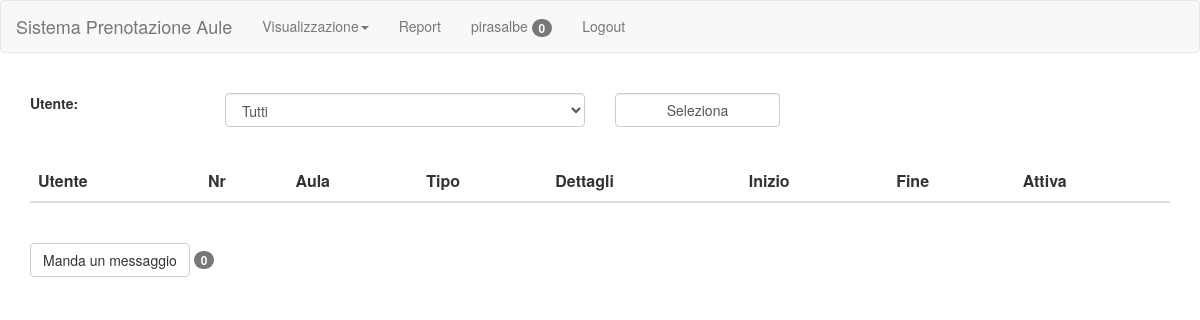
The app's page /admin/booking.php (signed in), older data.
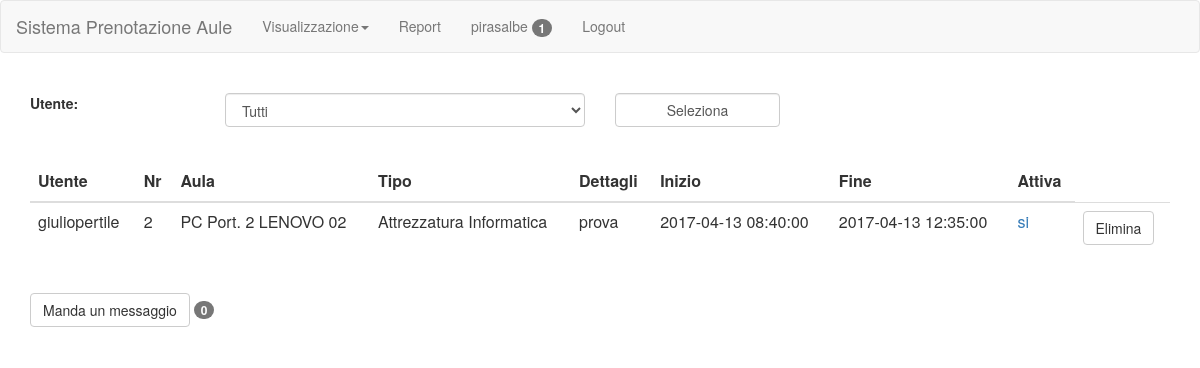
The same page, newer data.
### tables this page shows
CREATE TABLE `prenotazioni` (
  `utente` varchar(20) NOT NULL,
  `aula` int(11) NOT NULL,
  `dettagli` varchar(50) NOT NULL,
  `inizio` varchar(20) NOT NULL,
  `fine` varchar(20) NOT NULL,
  `attiva` enum('si','no') NOT NULL DEFAULT 'no'
);

CREATE TABLE `aula` (
  `numero` int(11) NOT NULL,
  `nome` varchar(20) NOT NULL,
  `descrizione` varchar(50) DEFAULT NULL,
  `type` enum('Attrezzatura Informatica','Aule speciali','Piano Rialzato','Primo Piano','Secondo Piano') NOT NULL
);

### script/sql.php (called while the page is built, shortened)
<?php
function init()
{
    $servername = "localhost";
    $username = "root";
    $password = "";
    $dbname = "aule";
    $conn = new mysqli($servername, $username, $password, $dbname);
    return $conn;
}
function admin()
{
    $sql = "SELECT admin FROM utenti where username=?";
    $conn = init();
    if ($stmt = $conn->prepare($sql)) {
        $stmt->bind_param("s", $_SESSION['user']);
        $stmt->execute();
        $stmt->bind_result($admin);
    }
    if ($admin == "si") return true;
    return false;
}
function booking($all)
{
    $sql = "SELECT *
			FROM prenotazioni p inner join aula a on p.aula=a.numero ";
    $conn = init();
    $result = null;
    if ($stmt = $conn->prepare($sql)) {
        $stmt->execute();
        $result = $stmt->get_result();
    }
    return $result;
}
?>

### admin/booking.php (the view, shortened to what this page needs)
<?php
include("../script/recursive.php");
?>
<html>
<head>
    <?php printHeader(); ?>
</head>
<body>
<?php printNavbar(true); ?>
<br>
<div class="container">
    <div class="row form-group">
        <form action="booking.php" method="post">
            <div class="col-sm-2">
                <label for="username">Utente: </label>
            </div>
            <div class="col-sm-4">
                <select name="username" class="form-control">
                    <option value="all">Tutti</option>
                </select>
            </div>
            <div class="col-sm-2">
                <button type="submit" class="form-control">Seleziona</button>
            </div>
        </form>
    </div>
    <br>
    <div class="table-responsive">
        <table class="table">
            <thead>
            <tr>
                <th>Utente</th>
                <th>Nr</th>
                <th>Aula</th>
                <th>Tipo</th>
                <th>Dettagli</th>
                <th>Inizio</th>
                <th>Fine</th>
                <th>Attiva</th>
            </tr>
            </thead>
            <tbody>
            <?php
            $result = booking(true);
            if (isset($result) && $result != null) {
                while ($row = $result->fetch_assoc()) {
                    echo "<tr>
                            <td>" . $row["utente"] . "</td>
                            <td>" . $row["numero"] . "</td>
                            <td>" . $row["nome"] . "</td>
                            <td>" . $row["type"] . "</td>
                            <td>" . $row["dettagli"] . "</td>
                            <td>" . $row["inizio"] . "</td>
                            <td>" . $row["fine"] . "</td>
                            <td><a href='../script/changeBooking?user=" . $row["utente"] . "&aula=" . $row["numero"] . "&stato=" . $row["attiva"] . "'>" . $row["attiva"] . "</a></td>
                            <td><a href='../script/deleteBooking?aula=" . $row["numero"] . "&link=admin' class=\"btn btn-default\">Elimina</a></td>
                        </tr>";
                }
            }
            ?>
            </tbody>
        </table>
    </div>
    <br>
    <form action="../messages">
        <div class="row">
            <div class="col-sm-4">
                <input type="submit" class="btn btn-default" value="Manda un messaggio">
                <span class="badge">
						<?php
                        $cont = 0;
                        echo $cont;
                        ?>
						</span>
            </div>
        </div>
    </form>
</div>
</body>
</html>

### script/recursive.php (shortened to what this page needs)
<?php
include("sql.php");
$logged = 0;
if (isset($_SESSION['user']))
    $logged = '1';
function printNavbar($admin)
{
    global $logged;
    if ($admin)
        $admin = "../";
    else
        $admin = "";
    $user = "Area Riservata";
    $log = "Login";
    if ($logged == 1) {
        $log = "Logout";
        $user = $_SESSION['user'];
        if(admin()){
            $cont = 0;
            $result = users();
            if (isset($result) && $result != null) {
                while ($row = $result->fetch_assoc()) {
                    if ($row["attivo"] == "no")
                        $cont++;
                }
            }
            $user = $user . " <span class='badge'>" . $cont . "</span>";
        }
    }
    echo "
			<nav class='navbar navbar-default'>
				<div class='container-fluid'>
					<div class='navbar-header'>
						<a class='navbar-brand' href='" . $admin . "index.php'>Sistema Prenotazione Aule</a>
					</div>
					<ul class='nav navbar-nav'>
						<li class='dropdown'>
							<a class='dropdown-toggle' data-toggle='dropdown' href='#'>Visualizzazione<span class='caret'></span></a>
							<ul class='dropdown-menu'>
								<li><a href='" . $admin . "#'>Giorni</a></li>
								<li><a href='" . $admin . "#'>Settimane</a></li>
								<li><a href='" . $admin . "#'>Mesi</a></li>
							</ul>
						</li>
						<li><a href='" . $admin . "report'>Report</a></li>
						<li><a href='" . $admin . "private'>" . $user . "</a></li>
						<li><a href='" . $admin . "login'>" . $log . "</a></li>
					</ul>
				</div>
			</nav>";
}
function printHeader()
{
    echo "<meta charset='utf-8'>
		<meta name='viewport' content='width=device-width, initial-scale=1'>
		<link rel='stylesheet' href='https://maxcdn.bootstrapcdn.com/bootstrap/3.3.7/css/bootstrap.min.css'>
		<link rel='stylesheet' href='style/font-awesome/css/font-awesome.min.css'>
		<script src='https://ajax.googleapis.com/ajax/libs/jquery/3.2.0/jquery.min.js'></script>
		<script src='https://maxcdn.bootstrapcdn.com/bootstrap/3.3.7/js/bootstrap.min.js'></script>";
}
?>

Row changes from the older to the newer data that the page shows:
added prenotazioni: utente "giuliopertile", aula.numero "2", aula.nome "PC Port. 2 LENOVO 02", aula.type "Attrezzatura Informatica", dettagli "prova", inizio "2017-04-13 08:40:00", fine "2017-04-13 12:35:00", attiva "si"
Text that changed along with them:
$cont: "0" → "1"
